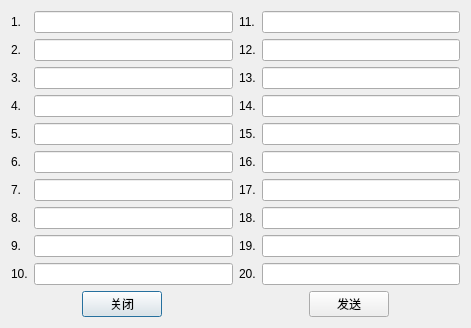
<?xml version="1.0" encoding="UTF-8"?>
<ui version="4.0">
 <class>addeui</class>
 <widget class="QDialog" name="addeui">
  <property name="geometry">
   <rect>
    <x>0</x>
    <y>0</y>
    <width>471</width>
    <height>307</height>
   </rect>
  </property>
  <property name="windowTitle">
   <string>添加EUI</string>
  </property>
  <layout class="QGridLayout" name="gridLayout_4">
   <item row="0" column="0">
    <layout class="QGridLayout" name="gridLayout">
     <item row="0" column="0">
      <widget class="QLabel" name="label">
       <property name="text">
        <string>1.</string>
       </property>
      </widget>
     </item>
     <item row="0" column="1">
      <widget class="QLineEdit" name="lineEdit"/>
     </item>
     <item row="0" column="2">
      <widget class="QLabel" name="label_2">
       <property name="text">
        <string>11.</string>
       </property>
      </widget>
     </item>
     <item row="0" column="3">
      <widget class="QLineEdit" name="lineEdit11"/>
     </item>
     <item row="1" column="0">
      <widget class="QLabel" name="label_3">
       <property name="text">
        <string>2.</string>
       </property>
      </widget>
     </item>
     <item row="1" column="1">
      <widget class="QLineEdit" name="lineEdit2"/>
     </item>
     <item row="1" column="2">
      <widget class="QLabel" name="label_4">
       <property name="text">
        <string>12.</string>
       </property>
      </widget>
     </item>
     <item row="1" column="3">
      <widget class="QLineEdit" name="lineEdit12"/>
     </item>
     <item row="2" column="0">
      <widget class="QLabel" name="label_5">
       <property name="text">
        <string>3.</string>
       </property>
      </widget>
     </item>
     <item row="2" column="1">
      <widget class="QLineEdit" name="lineEdit3"/>
     </item>
     <item row="2" column="2">
      <widget class="QLabel" name="label_6">
       <property name="text">
        <string>13.</string>
       </property>
      </widget>
     </item>
     <item row="2" column="3">
      <widget class="QLineEdit" name="lineEdit13"/>
     </item>
     <item row="3" column="0">
      <widget class="QLabel" name="label_7">
       <property name="text">
        <string>4.</string>
       </property>
      </widget>
     </item>
     <item row="3" column="1">
      <widget class="QLineEdit" name="lineEdit4"/>
     </item>
     <item row="3" column="2">
      <widget class="QLabel" name="label_8">
       <property name="text">
        <string>14.</string>
       </property>
      </widget>
     </item>
     <item row="3" column="3">
      <widget class="QLineEdit" name="lineEdit14"/>
     </item>
     <item row="4" column="0">
      <widget class="QLabel" name="label_9">
       <property name="text">
        <string>5.</string>
       </property>
      </widget>
     </item>
     <item row="4" column="1">
      <widget class="QLineEdit" name="lineEdit5"/>
     </item>
     <item row="4" column="2">
      <widget class="QLabel" name="label_10">
       <property name="text">
        <string>15.</string>
       </property>
      </widget>
     </item>
     <item row="4" column="3">
      <widget class="QLineEdit" name="lineEdit15"/>
     </item>
     <item row="5" column="0">
      <widget class="QLabel" name="label_11">
       <property name="text">
        <string>6.</string>
       </property>
      </widget>
     </item>
     <item row="5" column="1">
      <widget class="QLineEdit" name="lineEdit6"/>
     </item>
     <item row="5" column="2">
      <widget class="QLabel" name="label_12">
       <property name="text">
        <string>16.</string>
       </property>
      </widget>
     </item>
     <item row="5" column="3">
      <widget class="QLineEdit" name="lineEdit16"/>
     </item>
     <item row="6" column="0">
      <widget class="QLabel" name="label_13">
       <property name="text">
        <string>7.</string>
       </property>
      </widget>
     </item>
     <item row="6" column="1">
      <widget class="QLineEdit" name="lineEdit7"/>
     </item>
     <item row="6" column="2">
      <widget class="QLabel" name="label_14">
       <property name="text">
        <string>17.</string>
       </property>
      </widget>
     </item>
     <item row="6" column="3">
      <widget class="QLineEdit" name="lineEdit17"/>
     </item>
     <item row="7" column="0">
      <widget class="QLabel" name="label_15">
       <property name="text">
        <string>8.</string>
       </property>
      </widget>
     </item>
     <item row="7" column="1">
      <widget class="QLineEdit" name="lineEdit8"/>
     </item>
     <item row="7" column="2">
      <widget class="QLabel" name="label_16">
       <property name="text">
        <string>18.</string>
       </property>
      </widget>
     </item>
     <item row="7" column="3">
      <widget class="QLineEdit" name="lineEdit18"/>
     </item>
     <item row="8" column="0">
      <widget class="QLabel" name="label_17">
       <property name="text">
        <string>9.</string>
       </property>
      </widget>
     </item>
     <item row="8" column="1">
      <widget class="QLineEdit" name="lineEdit9"/>
     </item>
     <item row="8" column="2">
      <widget class="QLabel" name="label_18">
       <property name="text">
        <string>19.</string>
       </property>
      </widget>
     </item>
     <item row="8" column="3">
      <widget class="QLineEdit" name="lineEdit19"/>
     </item>
     <item row="9" column="0">
      <widget class="QLabel" name="label_19">
       <property name="text">
        <string>10.</string>
       </property>
      </widget>
     </item>
     <item row="9" column="1">
      <widget class="QLineEdit" name="lineEdit10"/>
     </item>
     <item row="9" column="2">
      <widget class="QLabel" name="label_20">
       <property name="text">
        <string>20.</string>
       </property>
      </widget>
     </item>
     <item row="9" column="3">
      <widget class="QLineEdit" name="lineEdit20"/>
     </item>
    </layout>
   </item>
   <item row="1" column="0">
    <layout class="QHBoxLayout" name="horizontalLayout_21">
     <item>
      <spacer name="horizontalSpacer_2">
       <property name="orientation">
        <enum>Qt::Horizontal</enum>
       </property>
       <property name="sizeHint" stdset="0">
        <size>
         <width>40</width>
         <height>20</height>
        </size>
       </property>
      </spacer>
     </item>
     <item>
      <widget class="QPushButton" name="pushButton">
       <property name="text">
        <string>关闭</string>
       </property>
      </widget>
     </item>
     <item>
      <spacer name="horizontalSpacer">
       <property name="orientation">
        <enum>Qt::Horizontal</enum>
       </property>
       <property name="sizeHint" stdset="0">
        <size>
         <width>40</width>
         <height>20</height>
        </size>
       </property>
      </spacer>
     </item>
     <item>
      <spacer name="horizontalSpacer_3">
       <property name="orientation">
        <enum>Qt::Horizontal</enum>
       </property>
       <property name="sizeHint" stdset="0">
        <size>
         <width>40</width>
         <height>20</height>
        </size>
       </property>
      </spacer>
     </item>
     <item>
      <widget class="QPushButton" name="Send_funtion">
       <property name="text">
        <string>发送</string>
       </property>
      </widget>
     </item>
     <item>
      <spacer name="horizontalSpacer_4">
       <property name="orientation">
        <enum>Qt::Horizontal</enum>
       </property>
       <property name="sizeHint" stdset="0">
        <size>
         <width>40</width>
         <height>20</height>
        </size>
       </property>
      </spacer>
     </item>
    </layout>
   </item>
  </layout>
 </widget>
 <resources/>
 <connections/>
</ui>
